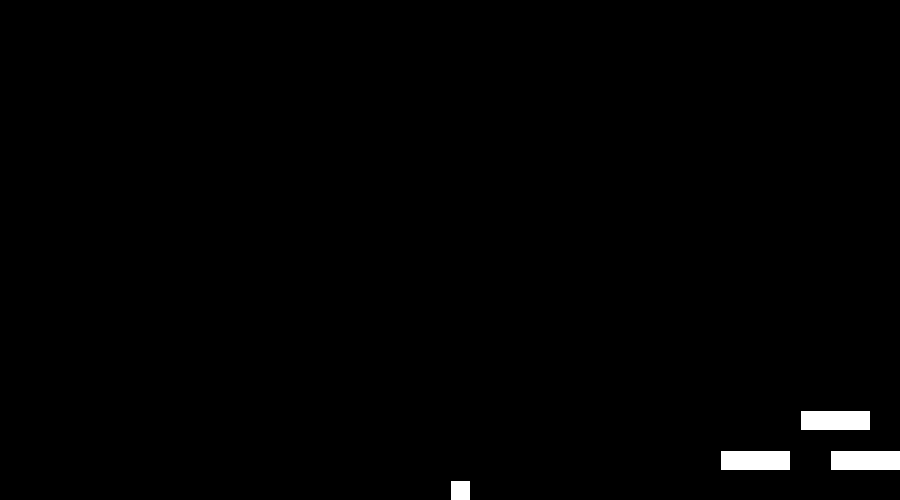
Frame 1 (no input)
Frame 60 (the mouse pressed at the canvas centre just before this capture): identical to frame 1, image omitted
Frame 120 (the mouse held since frame 60 and released just before this capture): identical to frame 1, image omitted

The Processing sketch that drew this single still picture (run headless with seeded random() and noise(); from frame 60 on, the mouse is pressed at the canvas centre):

// Processing sketch: processing_34080
// ── processing_34080.pde

/*
Code thanks in part by Ramsey nassar
 */

//JUVENILE VARS
float juvX, juvY, juvSpeed, maxSpeed, ySpeed, gravity;
float juvXspeed, juvYspeed, juvFriction, juvYacceleration, juvAcceleration;
int juvHeight = 20;
int juvWidth = 20;


//KEY PRESSES
final int keyDownArraySize = 127;
boolean[] keyDown = new boolean[keyDownArraySize];

//PLATFORMS
Platforms p1 = new Platforms(830, 450);
Platforms p2 = new Platforms(800, 410);
Platforms p3 = new Platforms(720, 450);
Boolean onGround = true;
Boolean isJumping = false;

//Spray
ArrayList pspray = new ArrayList();
Boolean isSpray = false;


void setup() {
  size (900, 500);
  smooth();
  //  v1 = new PVector (juvX, juvY);
  //  v2 = new PVector (juvX, juvY);

  /*
create gamestate for opening screen and ints for platforms
   */


  initJuv();
  initKeyDownArray();
  initPlatforms();
}

void initJuv() {

  juvX = float (width / 2);
  juvY = float (height - juvHeight);
  juvAcceleration = .15;
  gravity = .8;
  ySpeed = 0;
  juvFriction = .7;
  juvSpeed = 3;
  maxSpeed = 10;
}

void initKeyDownArray() {
  for (int i=0; i<keyDownArraySize; i++) {
    keyDown[i] = false;
  }
}

void initPlatforms() {
  //draw platforms here
}

//------------------------------------------------------------------------- DRAW LOOP 


void draw() {

  background (0);
  p1.update();
  p2.update();
  p3.update();
  //  checkPlatformBounds();
  updateJuv();
  //  updateCops();

  //  if (isSpray) {
  //    updateSpray();
  //  }

  handleInput();
}





//------------------------------------------------------------------------- JUVIE

void updateJuv() {
  //moveJuv
  moveJuv();
  checkScreenBounds();
  drawJuv();
}

void moveJuv() {
  constrain(juvXspeed, -maxSpeed, maxSpeed);

  juvX += juvXspeed;

  juvXspeed *= juvFriction;

  if (abs (juvXspeed) < .05) juvXspeed = 0;
  
  //gravity
  if (!onGround) {
    juvY = juvY + ySpeed;
    ySpeed = ySpeed + gravity;
    if (isJumping) {
      juvY -= 10;  
    } 
  } 
  else {
    ySpeed = 0;
  }

  if ((juvY+juvHeight) >= height) {
    onGround = true;
  }
}


void drawJuv() {
  //  noStroke();

  if (isSpray) {
    sprayOn();
  }
  rect (juvX, juvY, juvHeight, juvWidth);

  //  if (juvY > (height - juvHeight)) {
  //    ySpeed = ySpeed * 0;
  //  }
}
//------------------------------------------------------------------------- BOUNDARIES

void checkScreenBounds() {
  if (juvX > width) {
    juvX = 0;
  }
  else if (juvX < 0) {
    juvX = width;
  }
  if (juvY >= (height - juvHeight)) {
    juvY = (height - juvHeight);
  }
}

//------------------------------------------------------------------------- SPRAY CONTROL

void sprayOn() {
  beginShape();

  for (int i = 0; i<pspray.size()-1; i++) {
    PVector p = (PVector) pspray.get(i);
    ellipse(p.x, p.y, 10, 10);
  }
  endShape();
}


//------------------------------------------------------------------------- PLATFORM CONTROL

class Platforms {
  float xPlatforms, yPlatforms;
  Platforms (float x, float y) {
    xPlatforms = x;
    yPlatforms = y;
  }

  void update() {
    rect(xPlatforms, yPlatforms, 70, 20);
    checkPlatformBounds();
  }



  void checkPlatformBounds() {
    if (((juvX+juvWidth) > xPlatforms) && (juvX < (xPlatforms + 70)) && ((juvY+ juvHeight) <= yPlatforms) && ((juvY + juvHeight) < (yPlatforms + 20))) {
      juvY = yPlatforms - juvHeight;
      onGround = true;
      println("here");
      //tell player hes on ground
    } 
    //    else
    //  else{
    //    juvY = juvY;
    //  }
    //      if ((juvY <= (yPlatforms + 20)) && ((juvX+juvWidth) > xPlatforms) && (juvX < (xPlatforms + 70))) {
    //        juvY = yPlatforms + 20;
    //      }
  }
}
//------------------------------------------------------------------------- KEYBOARD CONTROL

void handleInput() {
  if (keyDown[RIGHT]) {
    juvXspeed += juvSpeed;
  }
  if (keyDown[LEFT]) {
    juvXspeed -= juvSpeed;

    //may have to change image direction
  }
  if (keyDown[UP]) {
    if (onGround) {
      jumping();
      onGround = false;
    }
    isJumping = true;
  } 


  if (keyDown [32]) {
    //    spray
    isSpray = true;
    PVector p = new PVector (juvX, juvY);
    pspray.add(p);
  }
}

void keyPressed() {
  if (keyCode < keyDownArraySize) {
    keyDown[keyCode] = true;
  }
}
void keyReleased() {
  if (keyCode < keyDownArraySize) {
    keyDown[keyCode] = false;
  }
}


//------------------------------------------------------------------------- JUMP
//initial
float jump_y = 1;              // jump
float jump_easing = 0.1;
float targetY_jump = 100;
boolean jump = false;


void jumping() {
  juvY -= 10;
}
